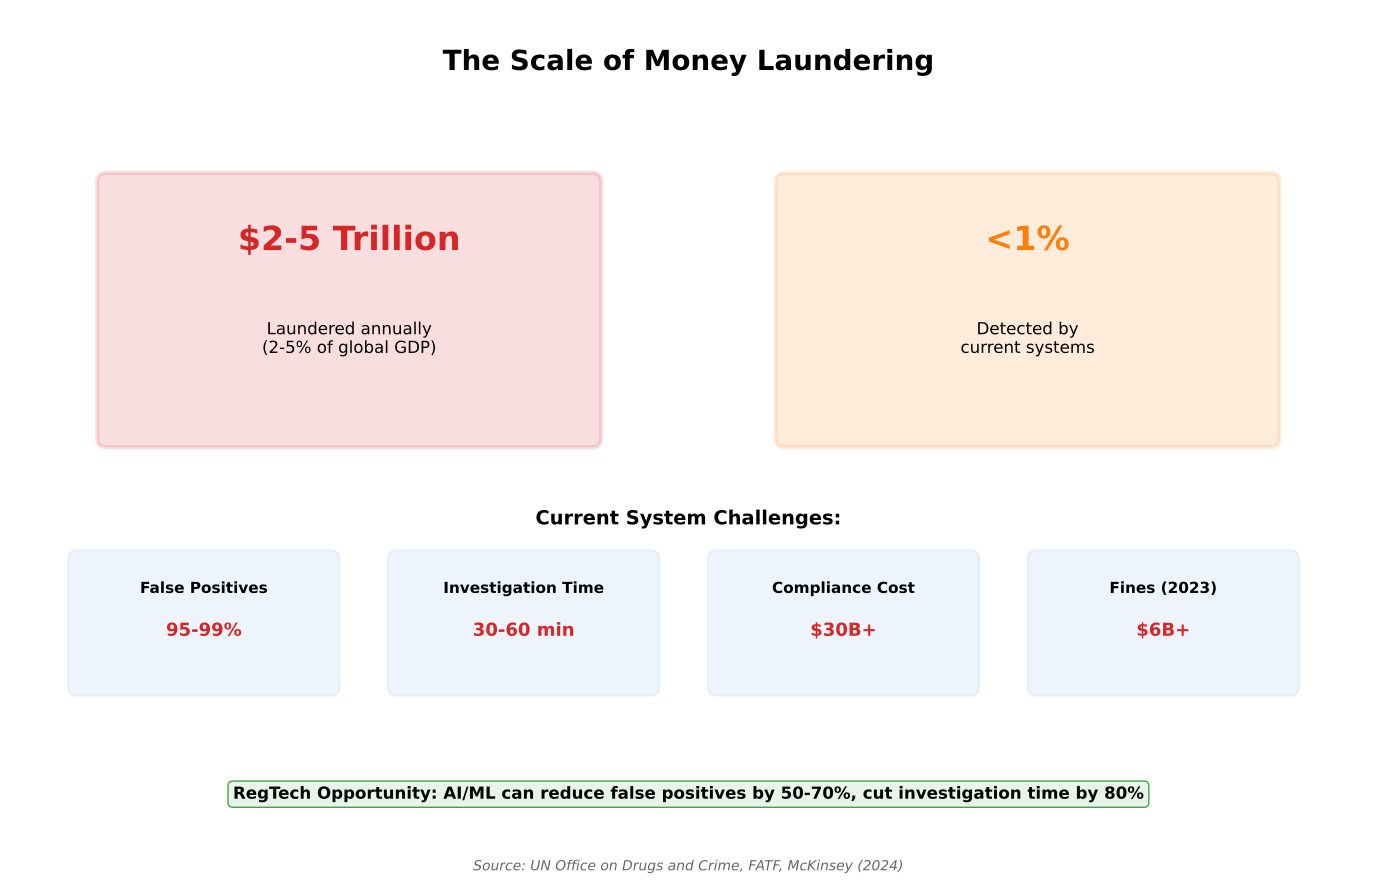

Generate this figure with Python:
"""
AML Problem Scale
Shows the scale of money laundering and detection challenges

Output: aml_problem_scale.pdf
Module: module_01_fintech
Lesson: 10 - RegTech
"""

from pathlib import Path
import matplotlib.pyplot as plt
import matplotlib.patches as mpatches
import numpy as np

CHART_METADATA = {
    'title': 'AML Problem Scale',
    'module': 'module_01_fintech',
    'lesson': 10,
    'url': 'https://github.com/Digital-AI-Finance/digital-finance/tree/main/module_01_fintech/figures/aml_problem_scale'
}

plt.rcParams.update({
    'font.size': 14,
    'axes.labelsize': 14,
})

def create_chart():
    """Create AML problem scale diagram"""
    fig, ax = plt.subplots(figsize=(14, 9))
    ax.set_xlim(0, 14)
    ax.set_ylim(0, 10)
    ax.axis('off')

    # Title
    ax.text(7, 9.3, 'The Scale of Money Laundering', fontsize=20, fontweight='bold', ha='center')

    # Key statistics boxes
    stats = [
        {
            'value': '$2-5 Trillion',
            'desc': 'Laundered annually\n(2-5% of global GDP)',
            'x': 3.5, 'y': 6.5, 'color': '#D62728'
        },
        {
            'value': '<1%',
            'desc': 'Detected by\ncurrent systems',
            'x': 10.5, 'y': 6.5, 'color': '#FF7F0E'
        },
    ]

    for stat in stats:
        box = mpatches.FancyBboxPatch((stat['x']-2.5, stat['y']-1.5), 5, 3,
                                       boxstyle='round,pad=0.1',
                                       facecolor=stat['color'], alpha=0.15,
                                       edgecolor=stat['color'], lw=3)
        ax.add_patch(box)
        ax.text(stat['x'], stat['y']+0.7, stat['value'], ha='center',
               fontsize=24, fontweight='bold', color=stat['color'])
        ax.text(stat['x'], stat['y']-0.5, stat['desc'], ha='center', fontsize=12)

    # Detection challenges
    challenges = [
        {'issue': 'False Positives', 'rate': '95-99%', 'desc': 'Manual review burden'},
        {'issue': 'Investigation Time', 'rate': '30-60 min', 'desc': 'Per alert average'},
        {'issue': 'Compliance Cost', 'rate': '$30B+', 'desc': 'Annual FI spending'},
        {'issue': 'Fines (2023)', 'rate': '$6B+', 'desc': 'AML violations'},
    ]

    ax.text(7, 4, 'Current System Challenges:', fontsize=14, fontweight='bold', ha='center')

    for i, ch in enumerate(challenges):
        x = 2 + (i % 4) * 3.3
        y = 2.8 if i < 4 else 1.5

        box = mpatches.FancyBboxPatch((x-1.3, y-0.7), 2.6, 1.5,
                                       boxstyle='round,pad=0.1',
                                       facecolor='#4A90E2', alpha=0.1,
                                       edgecolor='#4A90E2', lw=1.5)
        ax.add_patch(box)
        ax.text(x, y+0.4, ch['issue'], ha='center', fontsize=11, fontweight='bold')
        ax.text(x, y-0.1, ch['rate'], ha='center', fontsize=13, fontweight='bold', color='#D62728')

    # Opportunity
    opportunity = "RegTech Opportunity: AI/ML can reduce false positives by 50-70%, cut investigation time by 80%"
    ax.text(7, 0.8, opportunity, ha='center', fontsize=12, fontweight='bold',
           bbox=dict(boxstyle='round', facecolor='#E8F4EA', edgecolor='#44A044'))

    # Source
    fig.text(0.5, 0.02, 'Source: UN Office on Drugs and Crime, FATF, McKinsey (2024)',
            fontsize=10, ha='center', style='italic', color='#666666')

    plt.tight_layout()

    output_path = Path(__file__).parent / 'aml_problem_scale.pdf'
    plt.savefig(output_path, format='pdf', dpi=300, bbox_inches='tight')
    plt.close()
    print(f"Chart saved to: {output_path}")
    return output_path

if __name__ == '__main__':
    create_chart()
